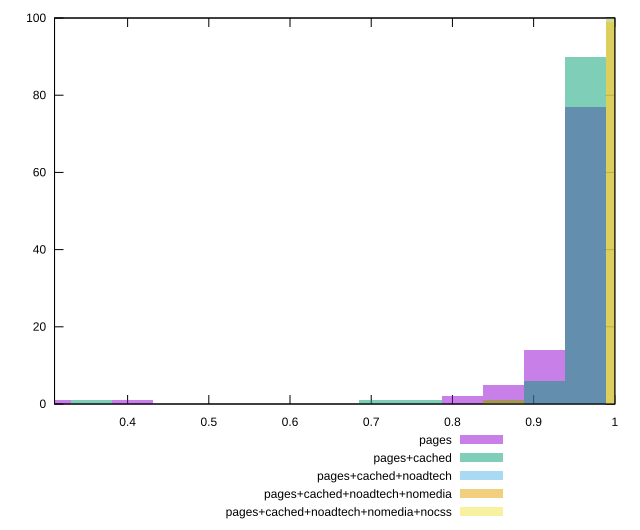

Write gnuplot code to recreate this figure.
reset

$pages <<EOF
0.4060214270370626 1
0.304516070277797 1
0.9135482108333909 14
0.9643008892130237 77
0.8627955324537581 5
0.8120428540741252 2
EOF

$pagesCached <<EOF
0.3552687486574298 1
0.9643008892130237 90
0.8627955324537581 1
0.9135482108333909 6
0.7612901756944924 1
0.7105374973148596 1
EOF

$pagesCachedNoadtech <<EOF
1.0150535675926566 100
EOF

$pagesCachedNoadtechNomedia <<EOF
1.0150535675926566 99
0.8627955324537581 1
EOF

$pagesCachedNoadtechNomediaNocss <<EOF
1.0150535675926566 100
EOF

set key outside below
set boxwidth 0.05075267837963283
set xrange [0.31:1]
set yrange [0:100]
set trange [0:100]
set style fill transparent solid 0.5 noborder
set terminal svg size 640, 530 enhanced background rgb 'white'
set output "report_00023_2021-02-20T12:14:57.249Z/total-blocking-time/comparison/histogram/all_score.svg"

plot $pages title "pages" with boxes, \
     $pagesCached title "pages+cached" with boxes, \
     $pagesCachedNoadtech title "pages+cached+noadtech" with boxes, \
     $pagesCachedNoadtechNomedia title "pages+cached+noadtech+nomedia" with boxes, \
     $pagesCachedNoadtechNomediaNocss title "pages+cached+noadtech+nomedia+nocss" with boxes

reset
